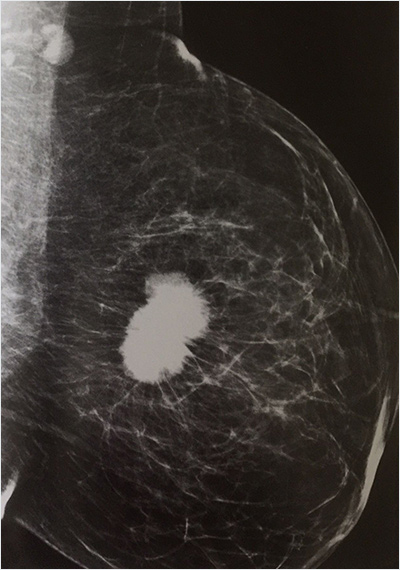
#> input picture mamografi-ankara.jpg, 400 x 570 px
$ python opencv_101.py
#> lines starting #> are read from the running program, lines starting #| are printed output that depends on the picture
import cv2 as cv

#RAW Image
img = cv.imread('mamografi-ankara.jpg')
#> img is the input picture: shape (570, 400, 3); mean B, G, R 50, 53.7, 58.8
cv.imshow('Mamografi Image', img)

#To Gray
img_gray=cv.cvtColor(img,cv.COLOR_BGR2GRAY)
cv.imshow('Mamografi Gri', img_gray)

#Resize
height,weight=img.shape[:2]
#> height = 570; weight = 400
img_resize=cv.resize(img,(weight//(2),height))
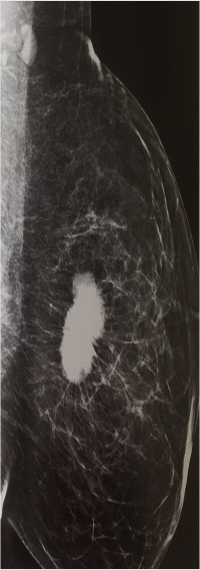
#> img_resize: shape (570, 200, 3); mean B, G, R 50.2, 54, 59
cv.imshow('Resized', img_resize)

#Rotate
def rotate(img,angle, rotPoint=None):
#> called with angle = 0
    (H,W) = img.shape[:2]
#> H = 570; W = 400
    if(rotPoint==None):
        rotPoint = (W//2,H//2)
#> rotPoint = (200, 285)
    rotMat = cv.getRotationMatrix2D(rotPoint,angle,1.0)
#> rotMat = [[1, 0, 0], [0, 1, 0]]
    dimensions=(W,H)
#> dimensions = (400, 570)
    return cv.warpAffine(img,rotMat,dimensions)
angle=0
while(angle<361):
    cv.imshow("Topac",rotate(img,angle))
    cv.waitKey(10)
    angle=angle+1
    if(angle==360):
        angle=0

## Görüntü Filtreleme

# Gaussian Blur
img2=cv.GaussianBlur(img,(3,3),0)
img2_gray=cv.cvtColor(img2,cv.COLOR_BGR2GRAY)
cv.imshow('Gaussian',img2)

#bilateral Filter
img3=cv.bilateralFilter(img,-1,100,50)
img3_gray=cv.cvtColor(img3,cv.COLOR_BGR2GRAY)
cv.imshow('Bilateral',img3)


# Median BLur
img4 = cv.medianBlur(img, 5)
img4_gray=cv.cvtColor(img4,cv.COLOR_BGR2GRAY)
cv.imshow('Median',img4)


# Laplacian Filter
img7=cv.Laplacian(img_gray, cv.CV_64F )
img7=np.uint8(np.absolute(img7))
cv.imshow('Laplacian', img7)

img8_x= cv.Sobel(img_gray, cv.CV_64F, 0,1)
img8_y= cv.Sobel(img_gray, cv.CV_64F, 1,0)
img8= cv.bitwise_not(img8_x,img8_y)
cv.imshow('Sobel', img8)

# [11 lines of commented-out code are left out]


clahe=cv.createCLAHE(clipLimit=5.0,tileGridSize=(3,3))
img5=clahe.apply(img_gray)
cv.imshow('Kontrast Arttırılmış Görüntü',img5)

img6 = cv.equalizeHist(img_gray)
cv.imshow('Histogram Eşitlemesi', img6)

cv.waitKey(0)
